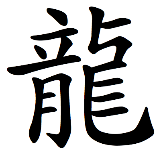
#> input picture src/Common/dragon.png, 161 x 153 px
$ python -i Image.py   (imports and definitions only)
#> lines starting #> are read from the running program, lines starting #| are printed output that depends on the picture
import cv2
import numpy as np


class Image:
    name = ''
    path = ''
    extension = ''
    pixels = []
    rowSize = 0
    colSize = 0
    lookUpTable = []
    __instance = None

    @staticmethod
    def getInstance(path=''):
        if path != '':
            Image.__instance = Image(path)
        return Image.__instance

    @staticmethod
    def isValidImageExtension(path):
        if '.' not in path:
            return False

        if path.split('.')[1] not in ['jpg', 'png']:
            return False

        return True

    def __init__(self, file_path):
        self.name = file_path.split('/').pop()
        self.path = file_path
        self.extension = self.path.split('.')[1]
        self.pixels = self.readGrayImage()
        self.rowSize, self.colSize = self.pixels.shape
        self.convertPixelValuesToOpposite()

    def readGrayImage(self):
        image = cv2.imread(self.path)
#> image is the input picture: shape (153, 161, 3); mean B, G, R 189.4, 189.4, 189.4
        return cv2.cvtColor(image, cv2.COLOR_BGR2GRAY)

    def convertPixelValuesToOpposite(self):
        for i in range(256):
            self.lookUpTable.append(255 - i)

        self.setPixelValuesByLookUpTable()

    def setPixelValuesByLookUpTable(self):
        lookUpTable = np.array(self.lookUpTable, dtype=np.uint8)
        self.pixels = lookUpTable[self.pixels]
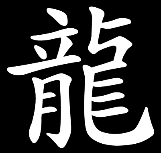
#> self.pixels: shape (153, 161); min 0, max 255, mean 65.6
        self.lookUpTable = []

    def isEqualTo(self, image: 'Image'):
        if not self.isEqualInSize(image):
            raise Exception('Image sizes are not equal!')

        if np.bitwise_xor(self.pixels, image.pixels).any():
            return False
        return True

    def isEqualInSize(self, image: 'Image'):
        if self.pixels.shape != image.pixels.shape:
            return False
        return True

    def reduceNoise(self):
        for i in range(256):
            if i < 50:
                self.lookUpTable.append(0)
            else:
                self.lookUpTable.append(i)

        self.setPixelValuesByLookUpTable()

    def save(self):
        self.convertPixelValuesToOpposite()
        cv2.imwrite('common/assets/output/' + self.name, self.pixels)

>>> result = Image('../Common/dragon.png').readGrayImage()

$ run again, on src/Common/fingerprintmini.png
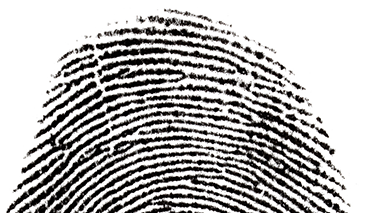
#> input picture src/Common/fingerprintmini.png, 365 x 215 px
#> in readGrayImage, image is the input picture: shape (215, 365, 3); mean B, G, R 179.7, 180.2, 181.4
#> in setPixelValuesByLookUpTable, `self.pixels = lookUpTable[self.pixels]`:
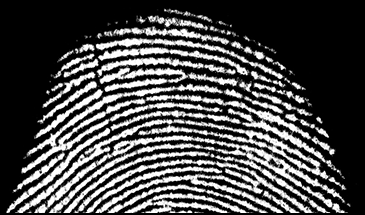
#> self.pixels: shape (215, 365); min 0, max 255, mean 74.5
